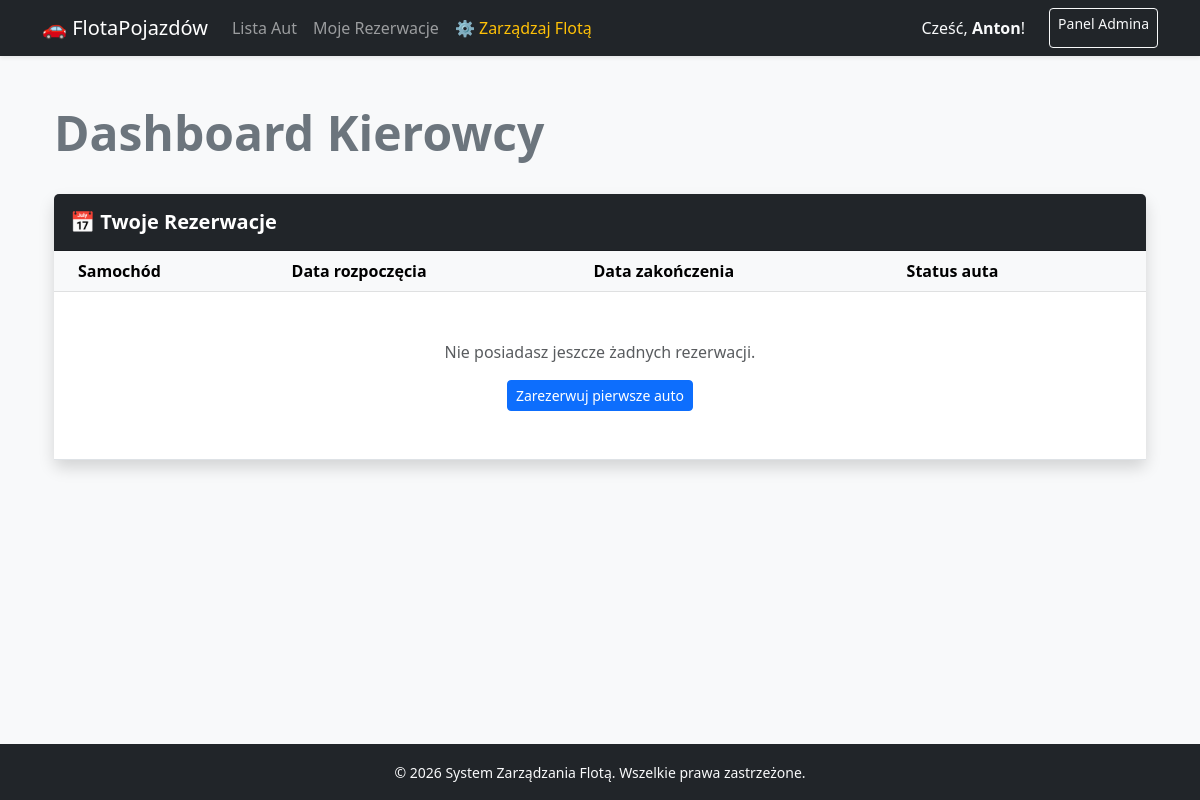
Before: /dashboard/ (signed in) with the older database file.
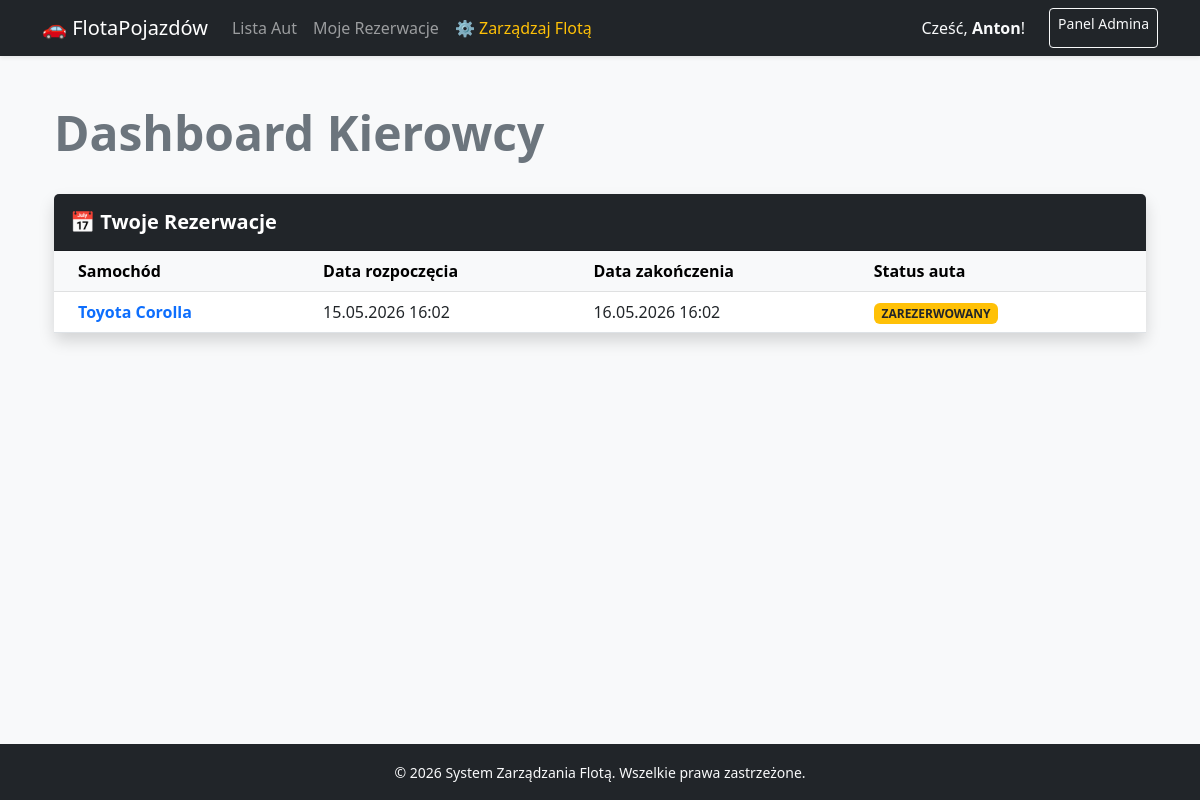
After: the same page with the newer database file.
### fleet/models.py (models this page shows, shortened)
class Booking(models.Model):
    pojazd = models.ForeignKey(Vehicle, on_delete=models.CASCADE)
    użytkownik = models.ForeignKey(User, on_delete=models.CASCADE)
    data_start = models.DateTimeField()
    data_koniec = models.DateTimeField()

class Vehicle(models.Model):
    STATUS_CHOICES = [
        ('dostępny', 'Dostępny'),
        ('naprawa', 'W naprawie'),
        ('zarezerwowany', 'Zarezerwowany'),
    ]
    marka = models.CharField(max_length=50)
    model = models.CharField(max_length=50)
    vin = models.CharField(max_length=17, unique=True)
    rok = models.IntegerField()
    status = models.CharField(max_length=20, choices=STATUS_CHOICES, default='dostępny')

### fleet/views.py (the view)
# urls.py: path('dashboard/', views.user_dashboard, name='dashboard'),
@login_required
def user_dashboard(request):
    moje_rezerwacje = Booking.objects.filter(użytkownik=request.user).order_by('-data_start')
    return render(request, 'fleet/dashboard.html', {
        'bookings': moje_rezerwacje
    })

### fleet/templates/fleet/dashboard.html (shortened to what this page needs)
{% extends 'fleet/base.html' %}
{% block content %}
<div class="container">
    <div class="d-flex justify-content-between align-items-center mb-4">
        <h1 class="display-5 fw-bold text-secondary">Dashboard Kierowcy</h1>
    </div>
    <div class="card shadow border-0">
        <div class="card-header bg-dark text-white py-3">
            <h5 class="mb-0 fw-bold">📅 Twoje Rezerwacje</h5>
        </div>
        <div class="card-body p-0">
            <div class="table-responsive">
                <table class="table table-hover align-middle mb-0">
                    <thead class="table-light">
                        <tr>
                            <th class="ps-4">Samochód</th>
                            <th>Data rozpoczęcia</th>
                            <th>Data zakończenia</th>
                            <th class="pe-4">Status auta</th>
                        </tr>
                    </thead>
                    <tbody>
                        {% for booking in bookings %}
                        <tr>
                            <td class="ps-4 fw-bold text-primary">
                                {{ booking.pojazd.marka }} {{ booking.pojazd.model }}
                            </td>
                            <td>{{ booking.data_start|date:"d.m.Y H:i" }}</td>
                            <td>{{ booking.data_koniec|date:"d.m.Y H:i" }}</td>
                            <td class="pe-4">
                                <span class="badge bg-warning text-dark text-uppercase">
                                    {{ booking.pojazd.status }}
                                </span>
                            </td>
                        </tr>
                        {% empty %}
                        <tr>
                            <td colspan="4" class="text-center py-5 text-muted">
                                Nie posiadasz jeszcze żadnych rezerwacji.
                                <br>
                                <a href="{% url 'index' %}" class="btn btn-sm btn-primary mt-3">Zarezerwuj pierwsze auto</a>
                            </td>
                        </tr>
                        {% endfor %}
                    </tbody>
                </table>
            </div>
        </div>
    </div>
</div>
{% endblock %}

Changed rows visible on the page:
added Booking: pojazd.marka "Toyota", pojazd.model "Corolla", data_start "15.05.2026 16:02", data_koniec "16.05.2026 16:02", pojazd.status "ZAREZERWOWANY"
Other visible differences:
text no longer shown: "Nie posiadasz jeszcze żadnych rezerwacji. Zarezerwuj pierwsze auto"
